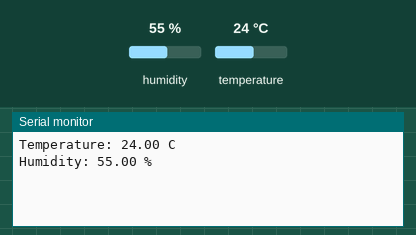
The sketch below on a simulated Arduino Uno, built with avr-gcc and run on an emulated ATmega328P. On the bench: the last lines printed to the serial monitor. Inputs (shaded band) come from the test bench; at power-on: humidity 55 %, temperature 24 °C.

Above: at 1.3 s.
1.4 s: humidity set to 22 %
3.4 s: temperature set to 12 °C
At 4.8 s:
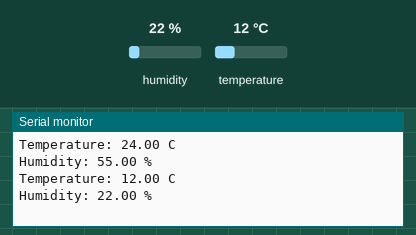
5.4 s: humidity set to 40 %
At 7.6 s:
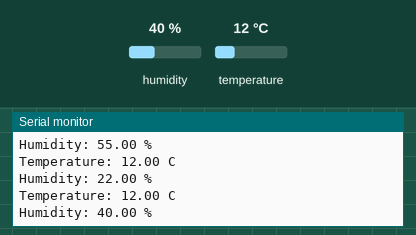
Timing chart, 0 to 9.1 s (numbered marks = the images above; inputs shaded):
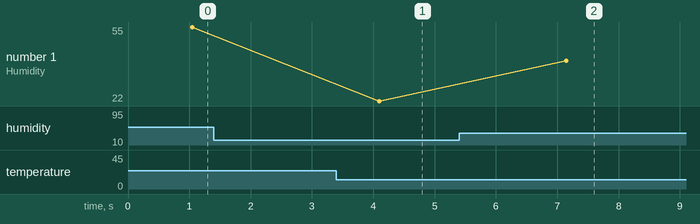

Measured:
- after the input at 3.4 s, the serial monitor: prints a new line after 0.69 s (image 1)
- after the input at 5.4 s, the serial monitor: prints a new line after 1.7 s (image 2)
- plotted number 1: 22 → 40 after the input at 5.4 s

The sketch:

DHT11.ino
```cpp
#include <DHT11.h>
DHT11 dht11(2);

void setup()
{
    // Initialize serial communication at 115200 baud.
    Serial.begin(115200);
}

void loop()
{
    // Read the humidity from the sensor.
    float humidity = dht11.readHumidity();

    // Read the temperature from the sensor.
    float temperature = dht11.readTemperature();

    // If the temperature and humidity readings were successful, print them to the serial monitor.
    if (temperature != -1 && humidity != -1)
    {
        Serial.print("Temperature: ");
        Serial.print(temperature);
        Serial.println(" C");

        Serial.print("Humidity: ");
        Serial.print(humidity);
        Serial.println(" %");
    }
    else
    {
        // If the temperature or humidity reading failed, print an error message.
        Serial.println("Error reading data");
    }

    // Wait for 2 seconds before the next reading.
    delay(2000);
}
```
